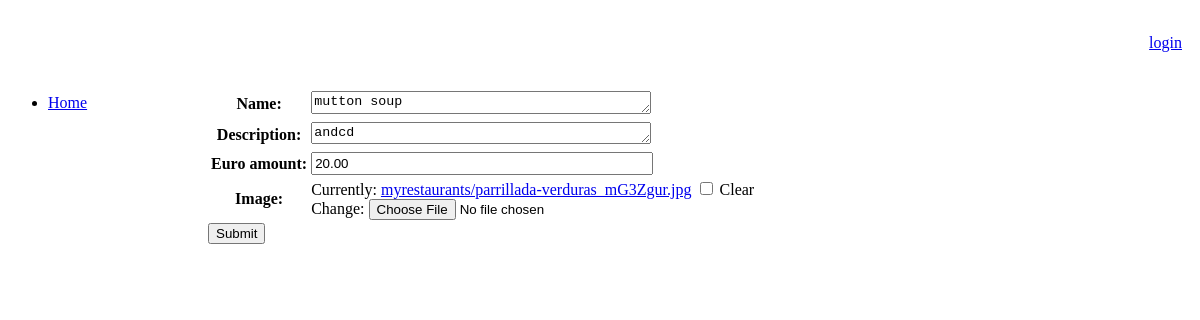
Page /myrestaurants/restaurants/2/dishes/4/edit/ on the committed database.
### myrestaurants/models.py (models this page shows, shortened)
class Dish(models.Model):
    name = models.TextField()
    description = models.TextField(blank=True, null=True)
    price = models.DecimalField('Euro amount', max_digits=8, decimal_places=2, blank=True,
        null=True)
    user = models.ForeignKey(User, default=1)
    date = models.DateField(default=date.today)
    image = models.ImageField(upload_to="myrestaurants", blank=True, null=True)
    restaurant = models.ForeignKey(Restaurant, null=True, related_name='dishes')

### myrestaurants/forms.py
class DishForm(ModelForm):
    class Meta:
        model = Dish
        exclude = ('user', 'date', 'restaurant',)

### myrestaurants/templates/myrestaurants/form.html (shortened to what this page needs)
{% extends "myrestaurants/base.html" %}
{% block content %}
    <form method="post" enctype="multipart/form-data" action="">
        <table>
            {{ form.as_table }}
        </table>
        <input type="submit" value="Submit"/>
    </form>
{% endblock %}

### myrestaurants/static/style/base.css (style rules this page uses)
textarea, input[type=number], input[type=url] { height: 1.25em; width: 25em; }

### rows in the picture
Dish: name "mutton soup", description "andcd", price "20.00"
